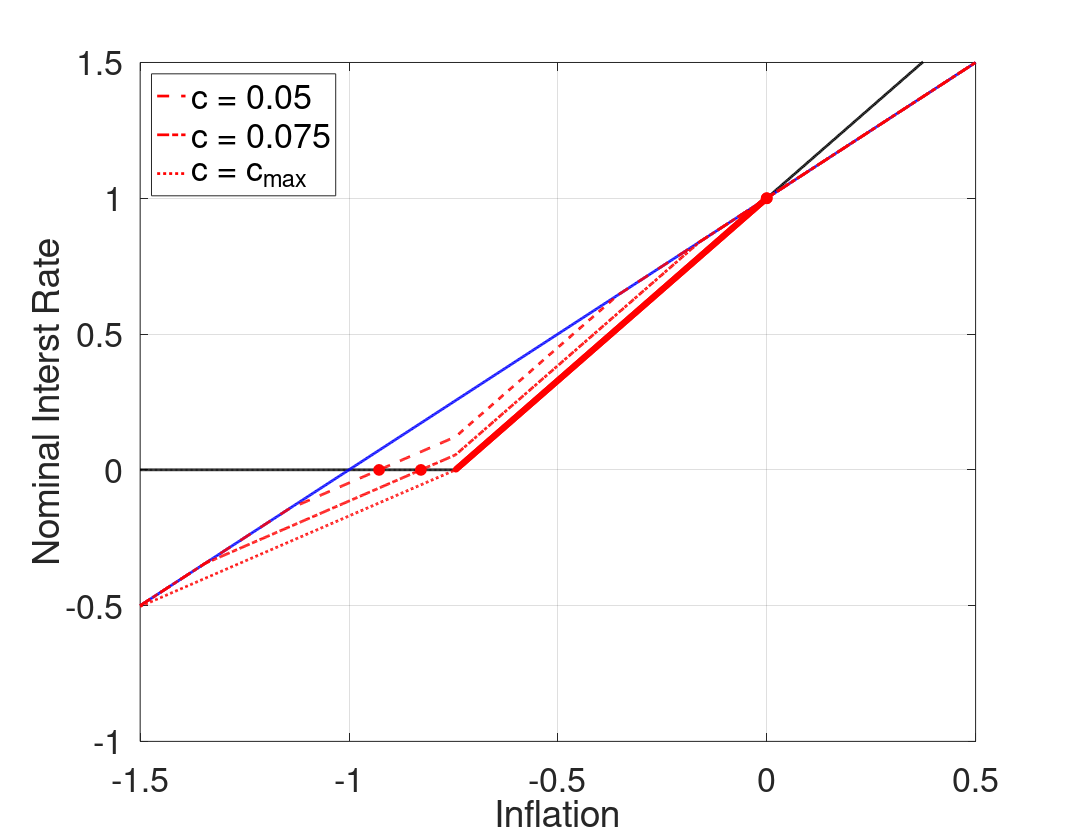

This figure's MATLAB source:
%--------------------------------------------------------------------------
% File Name: RAFR_cPHIpi_lb.m
% Author: Philip Coyle
% Date Created: 01/07/2019
% cd /mq/philipprojects/RA_Work/Taisuke_Nakata/Zero_Lower_Bound/DeflationaryRegime/Uncertainty/Draft/Figs/iid/3state_iid_shock/RAFR
% RAFR_cPHIpi_lb
%--------------------------------------------------------------------------

clear all
close all
clc

%% Model Calibration
cBET = 1/1.0025;
cSIGMA = 1;
cKAPPA = 0.02;
cRstar = 1/400;
p_m = 0.5; %Probability of being in the middle state 

cPHIpi = 2/(p_m - cKAPPA*cSIGMA*(1-p_m) + 1);
cSHOCK_lb =((cRstar)*(cPHIpi - 1))/(cKAPPA*cPHIpi*cSIGMA);
cSHOCK_ub =((cRstar)*(cKAPPA*cPHIpi*cSIGMA + 1))/(cKAPPA*cPHIpi*cSIGMA);
cSHOCK_bound = -(2*(cRstar)*(cPHIpi - 1)*(cKAPPA*cPHIpi*cSIGMA + 1))/(cKAPPA*cPHIpi^2*cSIGMA*(cKAPPA*cSIGMA + 1)*(p_m - 1));

cSHOCK_grid = [0.05, 0.075 max([cSHOCK_lb,cSHOCK_ub,cSHOCK_bound])];

%% Housekeeping
% Set Grid Intervals
pi_m_low = -1.5/400;
pi_m_high = 0.5/400;
numgrid = 1001;
pi_m = linspace(pi_m_low,pi_m_high, numgrid)';

% Allocate Space
inx_ub = zeros(length(cSHOCK_grid),1);
pi_ub_zlb = zeros(length(cSHOCK_grid),1);
inx_lb = zeros(length(cSHOCK_grid),1);
pi_lb_zlb = zeros(length(cSHOCK_grid),1);
rafr = zeros(numgrid,length(cSHOCK_grid));


% Find max inflation that leads to ZLB binding
bound = -cRstar/cPHIpi;

inx_m = find(min(abs(pi_m - bound)) == abs(pi_m - bound));
% Find pi_m point where middle state interst rate binds
pi_m_zlb = pi_m(inx_m);

% Taylor Rule
tr = max(0,cRstar + cPHIpi*pi_m);

% 'Riskless' Fisher Relation
fr = pi_m + cRstar;

for j = 1:length(cSHOCK_grid)
    cSHOCK = cSHOCK_grid(j);
    %% Policy Functions from below (Assume middle state interst rate binds)
    % Low  High state inflation & expected inflation (as functions of middle state inflation)
    pi_l_b = pi_m - cKAPPA*cSIGMA*cSHOCK;
    pi_h_b = (pi_m - cKAPPA*cSIGMA*(cRstar - cSHOCK))/(1+cKAPPA*cSIGMA*cPHIpi);
    exp_pi_b = (1-p_m)/2*pi_l_b + p_m*pi_m + (1-p_m)/2*pi_h_b;

    % Low Middle and High state output & expected output (as functions of middle state inflation)
    y_m_b = (pi_m - cBET*exp_pi_b)/cKAPPA;
    y_l_b = y_m_b - cSIGMA*cSHOCK;
    y_h_b = y_m_b - cSIGMA*(cRstar + cPHIpi*pi_h_b - cSHOCK);
    exp_y_b = (1-p_m)/2*y_l_b + p_m*y_m_b + (1-p_m)/2*y_h_b;

    % Find pi_m point where high state interst rate binds
    inx_lb(j) = find(min(abs(pi_h_b - bound)) == abs(pi_h_b - bound),1);
    pi_lb_zlb(j) = pi_m(inx_lb(j));

    %% Policy Functions from above (Assume middle state interst rate does not bind)
    % Low  High state inflation & expected inflation (as functions of middle state inflation)
    pi_l_a = pi_m*(1+cKAPPA*cSIGMA*cPHIpi) + cKAPPA*cSIGMA*(cRstar - cSHOCK);
    pi_h_a = pi_m + (cKAPPA*cSIGMA*cSHOCK)/(1+cKAPPA*cSIGMA*cPHIpi);
    exp_pi_a = (1-p_m)/2*pi_l_a + p_m*pi_m + (1-p_m)/2*pi_h_a;

    % Low Middle and High state output & expected output (as functions of middle state inflation)
    y_m_a = (pi_m - cBET*exp_pi_a)/cKAPPA;
    y_l_a = y_m_a + cSIGMA*(cPHIpi*pi_m + cRstar - cSHOCK);
    y_h_a = y_m_a + cSIGMA*(cPHIpi*(pi_m - pi_h_a) + cSHOCK);
    exp_y_a = (1-p_m)/2*y_l_a + p_m*y_m_a + (1-p_m)/2*y_h_a;

    % Find pi_m point where low state interst rate binds
    inx_ub(j) = find(min(abs(pi_l_a - bound)) == abs(pi_l_a - bound),1);
    pi_ub_zlb(j) = pi_m(inx_ub(j));

    %% Define Risk Adjusted Fisher Relationship   
    for i = 1:numgrid
        if pi_m(i) < pi_lb_zlb(j) || pi_m(i) > pi_ub_zlb(j)
            rafr(i,j) = pi_m(i) + cRstar;
        elseif pi_m(i) <= pi_m_zlb
            rafr(i,j) = cRstar + pi_m(i) + (exp_pi_b(i) - pi_m(i)) + 1/cSIGMA*(exp_y_b(i) - y_m_b(i));
        elseif pi_m(i) <= pi_ub_zlb(j)
            rafr(i,j) = cRstar + pi_m(i) + (exp_pi_a(i) - pi_m(i)) + 1/cSIGMA*(exp_y_a(i) - y_m_a(i));
        end
    end
end
        
%% Plotting
type = {'--','-.',':'};

fig(1) = figure(1);
grid on
box on
hold on
plot(400*pi_m, 400*tr,'Color','k','LineWidth',2);
plot(400*pi_m, 400*fr,'Color','b','LineWidth',2);
for j = 1:length(cSHOCK_grid)
    if j == length(cSHOCK_grid)
        RSS = find(abs(tr - rafr(:,j)) < eps);   
    else
        [~,inx] = sort(abs(tr - rafr(:,j)));
        RSS = inx(1:2);
        it = 2;
        while abs(RSS(1) - RSS(2)) <= 10
            RSS(2) = inx(it + 1);
            it = it + 1;
        end
    end    
    h(j) = plot(400*pi_m, 400*rafr(:,j),'Color','r','LineStyle',type{j},'LineWidth',2);
    if j ~= 3
        p1 = plot(400*pi_m(RSS(1)),400*rafr(RSS(1),j));
        p2 = plot(400*pi_m(RSS(2)),400*rafr(RSS(2),j)); 
        set([p1 p2],'Marker','o','MarkerEdgeColor','r','MarkerFaceColor','r','MarkerSize',8)
    else
        p1 = plot(400*pi_m(RSS),400*rafr(RSS,j));
        set(p1,'Marker','o','MarkerEdgeColor','r','MarkerFaceColor','r','MarkerSize',4)
    end
end

xlabel('Inflation','FontSize',16)
ylabel('Nominal Interst Rate','FontSize',16)
set(gca,'Xlim',[400*pi_m(1), 400*pi_m(end)],'Ylim',[-1 1.5],'FontSize',25) 
L = legend([h(1) h(2) h(3)],'c = 0.05','c = 0.075','c = c_{max}');
set(L,'Location','NorthWest','Fontsize',25)

savedir = cd;
if ispc 
    savedir = fullfile(savedir, '..\..\..');
    savedir = strcat(savedir,'\Final\');
else
    savedir = fullfile(savedir, '../../..');
    savedir = strcat(savedir,'/Final/');
end

set(fig(1),'PaperOrientation','Landscape');
set(fig(1),'PaperPosition',[0 0 11 8.5]);
% print(fig(1),'-depsc','RAFR_cPHIpi_lb.eps');
print(fig(1),'-depsc',strcat(savedir,'RAFR_cPHIpi_lb.eps'));

